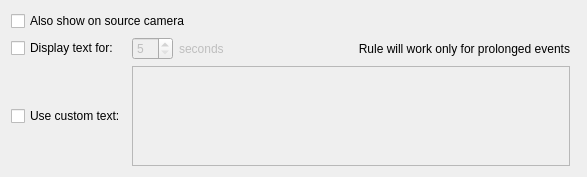
<?xml version="1.0" encoding="UTF-8"?>
<ui version="4.0">
 <class>ShowTextOverlayActionWidget</class>
 <widget class="QWidget" name="ShowTextOverlayActionWidget">
  <property name="geometry">
   <rect>
    <x>0</x>
    <y>0</y>
    <width>587</width>
    <height>174</height>
   </rect>
  </property>
  <property name="windowTitle">
   <string/>
  </property>
  <layout class="QGridLayout" name="gridLayout">
   <item row="2" column="1">
    <layout class="QHBoxLayout" name="horizontalLayout_3">
     <item>
      <widget class="QWidget" name="durationWidget" native="true">
       <property name="enabled">
        <bool>false</bool>
       </property>
       <layout class="QHBoxLayout" name="horizontalLayout" stretch="0,0">
        <property name="leftMargin">
         <number>0</number>
        </property>
        <property name="topMargin">
         <number>0</number>
        </property>
        <property name="rightMargin">
         <number>0</number>
        </property>
        <property name="bottomMargin">
         <number>0</number>
        </property>
        <item>
         <widget class="QSpinBox" name="durationSpinBox">
          <property name="suffix">
           <string/>
          </property>
          <property name="minimum">
           <number>5</number>
          </property>
          <property name="maximum">
           <number>30</number>
          </property>
         </widget>
        </item>
        <item>
         <widget class="QLabel" name="durationSuffixLabel">
          <property name="sizePolicy">
           <sizepolicy hsizetype="Minimum" vsizetype="Preferred">
            <horstretch>0</horstretch>
            <verstretch>0</verstretch>
           </sizepolicy>
          </property>
          <property name="text">
           <string>seconds</string>
          </property>
         </widget>
        </item>
       </layout>
      </widget>
     </item>
     <item>
      <spacer name="horizontalSpacer_2">
       <property name="orientation">
        <enum>Qt::Horizontal</enum>
       </property>
       <property name="sizeHint" stdset="0">
        <size>
         <width>40</width>
         <height>20</height>
        </size>
       </property>
      </spacer>
     </item>
     <item>
      <widget class="QLabel" name="ruleWarning">
       <property name="sizePolicy">
        <sizepolicy hsizetype="Expanding" vsizetype="Preferred">
         <horstretch>0</horstretch>
         <verstretch>0</verstretch>
        </sizepolicy>
       </property>
       <property name="text">
        <string>Rule will work only for prolonged events</string>
       </property>
       <property name="alignment">
        <set>Qt::AlignRight|Qt::AlignTrailing|Qt::AlignVCenter</set>
       </property>
       <property name="wordWrap">
        <bool>false</bool>
       </property>
      </widget>
     </item>
    </layout>
   </item>
   <item row="1" column="0" colspan="3">
    <layout class="QHBoxLayout" name="horizontalLayout_2">
     <property name="spacing">
      <number>0</number>
     </property>
     <item>
      <widget class="QCheckBox" name="useSourceCheckBox">
       <property name="text">
        <string>Also show on source camera</string>
       </property>
      </widget>
     </item>
     <item>
      <spacer name="horizontalSpacer">
       <property name="orientation">
        <enum>Qt::Horizontal</enum>
       </property>
       <property name="sizeHint" stdset="0">
        <size>
         <width>40</width>
         <height>20</height>
        </size>
       </property>
      </spacer>
     </item>
    </layout>
   </item>
   <item row="2" column="0">
    <widget class="QCheckBox" name="fixedDurationCheckBox">
     <property name="text">
      <string>Display text for:</string>
     </property>
    </widget>
   </item>
   <item row="5" column="0">
    <widget class="QCheckBox" name="customTextCheckBox">
     <property name="text">
      <string>Use custom text:</string>
     </property>
    </widget>
   </item>
   <item row="5" column="1">
    <widget class="QPlainTextEdit" name="customTextEdit">
     <property name="enabled">
      <bool>false</bool>
     </property>
     <property name="minimumSize">
      <size>
       <width>0</width>
       <height>100</height>
      </size>
     </property>
     <property name="maximumSize">
      <size>
       <width>16777215</width>
       <height>100</height>
      </size>
     </property>
     <property name="horizontalScrollBarPolicy">
      <enum>Qt::ScrollBarAlwaysOff</enum>
     </property>
     <property name="centerOnScroll">
      <bool>false</bool>
     </property>
    </widget>
   </item>
  </layout>
 </widget>
 <resources/>
 <connections/>
</ui>
